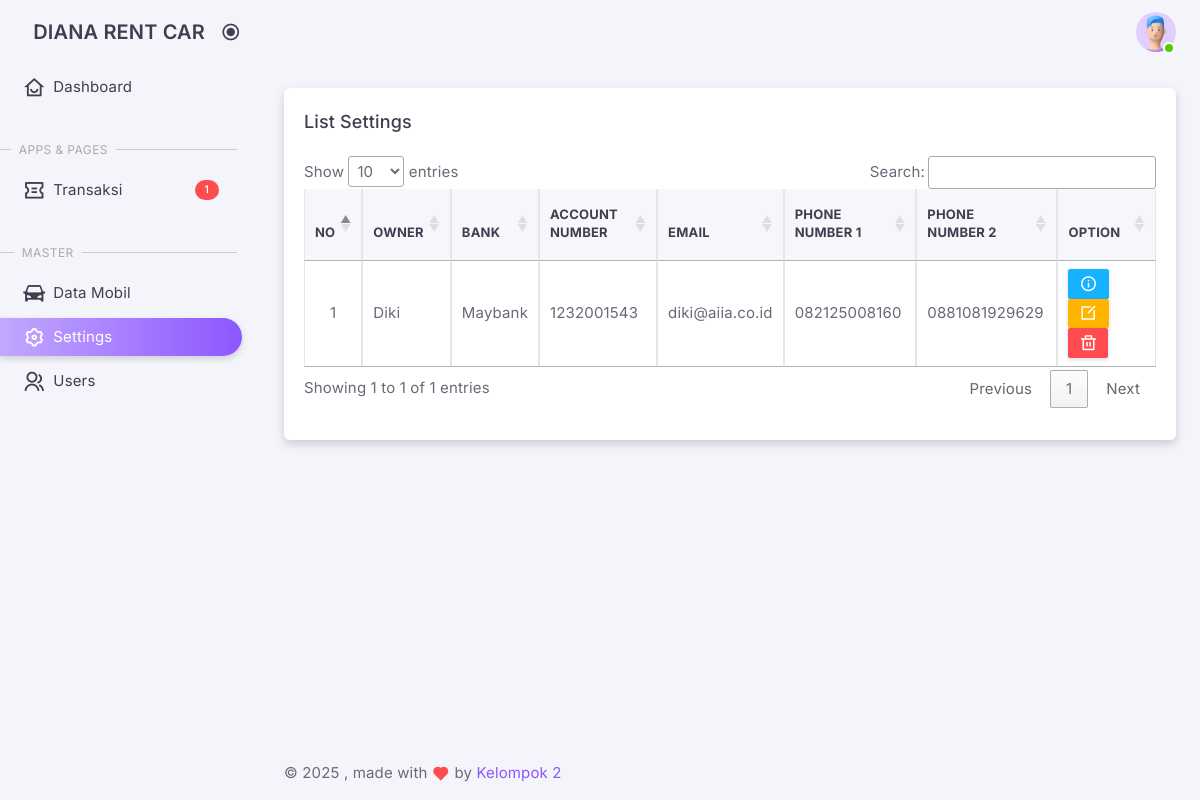
The app's page /admin/index.php?views=setting_list (signed in), older data.
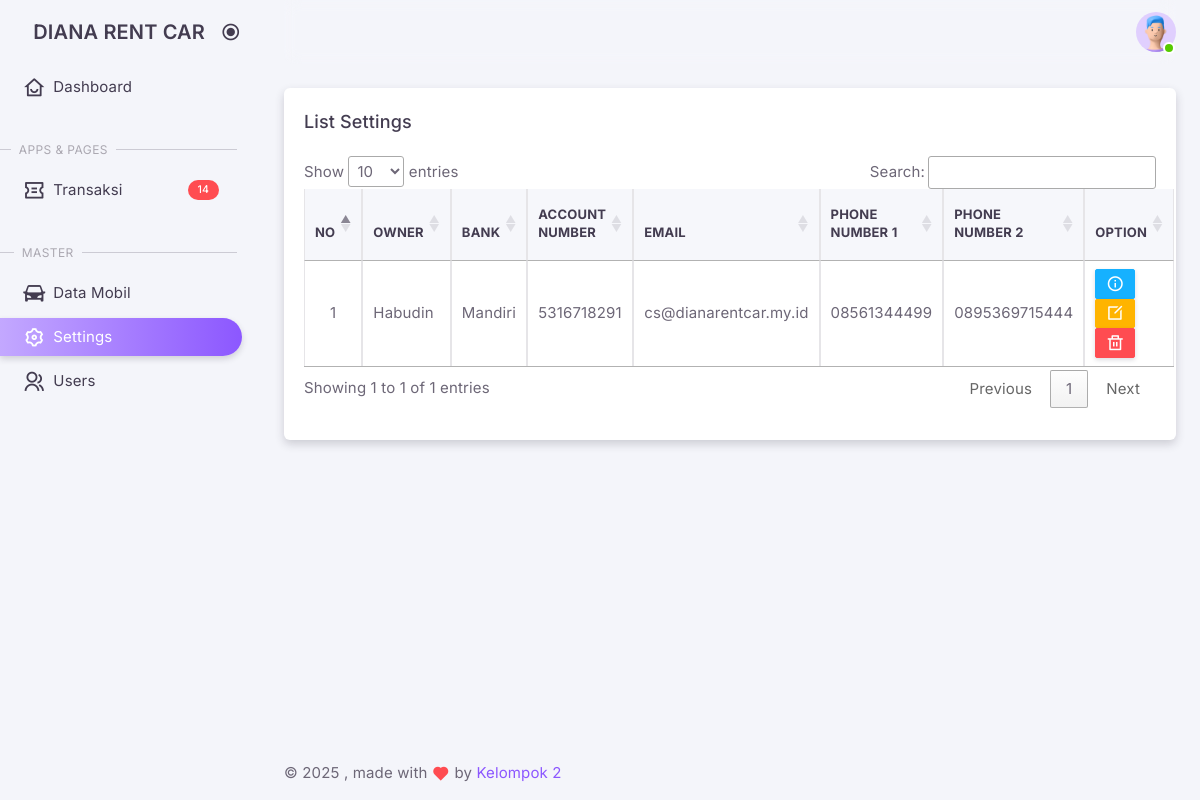
The same page, newer data.
### tables this page shows
CREATE TABLE IF NOT EXISTS `tm_settings` (
  `id` int NOT NULL AUTO_INCREMENT,
  `uuid` varchar(40) NOT NULL,
  `owner` varchar(50) NOT NULL,
  `photo` varchar(255) NOT NULL,
  `bank` varchar(50) NOT NULL,
  `account_number` varchar(50) NOT NULL,
  `account_name` varchar(50) NOT NULL,
  `address` text NOT NULL,
  `email` varchar(50) NOT NULL,
  `phone_number_1` varchar(14) NOT NULL,
  `phone_number_2` varchar(14) DEFAULT NULL,
  `agreement_1` text NOT NULL,
  `agreement_2` text NOT NULL,
  `visi` text NOT NULL,
  `misi` text NOT NULL,
  `about_company` text NOT NULL,
  `history_company` text NOT NULL,
  `about_footer` text NOT NULL,
  `facebook` varchar(255) DEFAULT NULL,
  `instagram` varchar(255) DEFAULT NULL,
  `twitter` varchar(255) DEFAULT NULL,
  `tiktok` varchar(255) DEFAULT NULL,
  `created_at` timestamp NULL DEFAULT CURRENT_TIMESTAMP,
  `updated_at` timestamp NULL DEFAULT CURRENT_TIMESTAMP ON UPDATE CURRENT_TIMESTAMP,
  PRIMARY KEY (`id`),
  UNIQUE KEY `id` (`id`)
);

### classes/DatabaseExample.php (called while the page is built, shortened)
<?php
class Database
{
    private $host = 'localhost';
    private $db_name = 'dianarentcar';
    private $username = 'root';
    private $password = '';
    public function connect()
    {
        $this->conn = null;
        try {
            $this->conn = new PDO("mysql:host=" . $this->host . ";dbname=" . $this->db_name, $this->username, $this->password);
            $this->conn->setAttribute(PDO::ATTR_ERRMODE, PDO::ERRMODE_EXCEPTION);
        } catch (PDOException $e) {
            echo "Connection Error: " . $e->getMessage();
        }
        return $this->conn;
    }
}

### classes/Booking.php (called while the page is built, shortened)
<?php
class Booking extends Database
{
    private $table = 'tt_bookings';
    public function __construct()
    {
        $this->conn = $this->connect();
    }
    public function getTotalBookings()
    {
        $query = "SELECT COUNT(*) as total_completed
                    FROM " . $this->table . "
                    WHERE status IN ('Menunggu Konfirmasi', 'Belum Bayar')";
        $stmt = $this->conn->prepare($query);
        $stmt->execute();
        $result = $stmt->fetch(PDO::FETCH_ASSOC);
        return $result['total_completed'] ?? 0;
    }
}

### classes/Setting.php (called while the page is built, shortened)
<?php
class Setting
{
    private $conn;
    private $table = 'tm_settings';
    public function __construct()
    {
        $db = new Database();
        $this->conn = $db->connect();
    }
    public function list()
    {
        $query = "SELECT * FROM " . $this->table;
        $stmt = $this->conn->query($query);
        return $stmt->fetchAll(PDO::FETCH_ASSOC);
    }
}

### admin/pages/setting/list.php (the view, shortened to what the changed rows need)
<?php
require_once '../classes/Setting.php';
$getSetting = new Setting();
$settings = $getSetting->list();
$no = 1;
?>
<div class="container-xxl flex-grow-1 container-p-y">
    <div class="row gy-6">
        <div class="col-12">
            <div class="card overflow-hidden">
                <div class="table-responsive" style="padding: 0 1.25rem 2rem 1.25rem;">
                    <table id="settingsTable" class="table table-bordered table-striped table-sm" width="100%">
                        <thead>
                            <tr>
                                <th>No</th>
                                <th>Owner</th>
                                <th>Bank</th>
                                <th>Account Number</th>
                                <th>Email</th>
                                <th>Phone Number 1</th>
                                <th>Phone Number 2</th>
                                <th>Option</th>
                            </tr>
                        </thead>
                        <tbody>
                            <?php foreach ($settings as $setting): ?>
                                <tr>
                                    <td class="text-center"><?php echo $no++; ?></td>
                                    <td><?php echo htmlspecialchars($setting['owner']); ?></td>
                                    <td><?php echo htmlspecialchars($setting['bank']); ?></td>
                                    <td><?php echo htmlspecialchars($setting['account_number']); ?></td>
                                    <td><?php echo htmlspecialchars($setting['email']); ?></td>
                                    <td><?php echo htmlspecialchars($setting['phone_number_1']); ?></td>
                                    <td><?php echo htmlspecialchars($setting['phone_number_2']); ?></td>
                                    <td>
                                        <a href="?views=setting_detail&uuid=<?php echo urlencode($setting['uuid']); ?>" class="btn btn-info btn-xs" data-toggle="tooltip"
                                            title="Detail">
                                            <i class="ri-information-line"></i>
                                        </a>
                                        <a href="?views=setting_edit&uuid=<?php echo urlencode($setting['uuid']); ?>" class="btn btn-warning btn-xs" data-toggle="tooltip"
                                            title="Edit">
                                            <i class="ri-edit-box-line"></i>
                                        </a>
                                        <button type="button" class="btn btn-danger btn-xs" data-bs-toggle="modal" data-bs-target="#deleteModal"
                                            data-delete-url="../backend/setting/delete.php?uuid=<?php echo urlencode($setting['uuid']); ?>" data-toggle="tooltip"
                                            title="Delete">
                                            <i class="ri-delete-bin-line"></i>
                                        </button>
                                    </td>
                                </tr>
                            <?php endforeach; ?>
                        </tbody>
                    </table>
                </div>
            </div>
        </div>
    </div>
</div>

### admin/layouts/sidebar.php (shortened to what the changed rows need)
<?php
$transaction_list = false;
?>
<aside id="layout-menu" class="layout-menu menu-vertical menu bg-menu-theme">
    <ul class="menu-inner py-1">
        <li class="menu-item <?= $transaction_list || $transaction_detail ? 'active' : '' ?>">
            <a
                href="?views=transaction_list"
                class="menu-link">
                <i class="menu-icon tf-icons ri-coupon-line"></i>
                <div data-i18n="Transaksi">Transaksi</div>
                <?php
                require_once '../classes/Booking.php';
                $bookingModel = new Booking();
                $totalBookings = $bookingModel->getTotalBookings();
                ?>
                <div class="badge bg-danger fs-tiny rounded-pill ms-auto"><?php echo htmlspecialchars($totalBookings); ?></div>
            </a>
        </li>
    </ul>
</aside>

Row changes from the older to the newer data that the page shows:
removed tm_settings: owner "Diki", bank "Maybank", account_number "1232001543", email "diki@aiia.co.id", phone_number_1 "082125008160", phone_number_2 "0881081929629"
added tm_settings: owner "Habudin", bank "Mandiri", account_number "5316718291", email "cs@dianarentcar.my.id", phone_number_1 "08561344499", phone_number_2 "0895369715444"
Text that changed along with them:
$totalBookings: "1" → "14"
